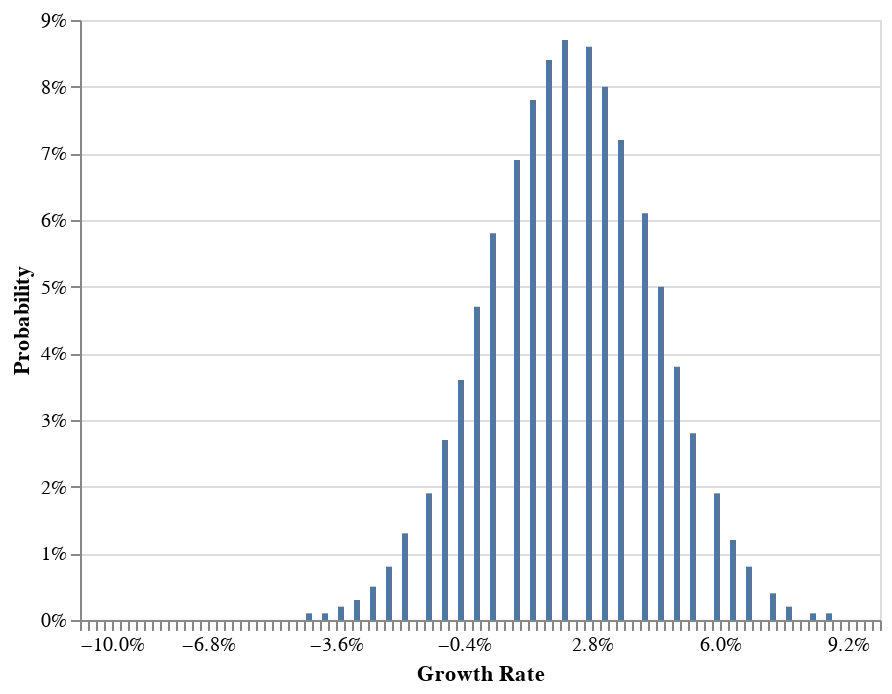

Notebook cell for this chart:
### Code cell
kelly.plot_growth_rate_distribution(
    n_games=N_games, min_max_growth_rate=[-0.1, 0.1], step_size=0.002
)

### Figure 1 — Vega-Lite specification as saved in the notebook (floating-point values rounded to 4 significant figures; data arrays with more than 128 entries replaced by an {"elided": "..."} marker saying what was removed)
{"config": {"view": {"continuousWidth": 400, "continuousHeight": 300}}, "data": {"name": "data-7d958fbf26b972948ed61b6f0eb77873"}, "mark": "bar", "encoding": {"x": {"axis": {"format": "%"}, "bin": {"extent": [-0.1, 0.1], "step": 0.002}, "field": "growth_rates", "title": "Growth Rate", "type": "quantitative"}, "y": {"aggregate": "sum", "axis": {"format": "%"}, "field": "pct", "title": "Probability", "type": "quantitative"}}, "transform": [{"joinaggregate": [{"op": "count", "field": "*", "as": "total"}]}, {"calculate": "1 / datum.total", "as": "pct"}], "$schema": "https://vega.github.io/schema/vega-lite/v4.17.0.json", "datasets": {"data-7d958fbf26b972948ed61b6f0eb77873": {"elided": "1000 records"}}}
